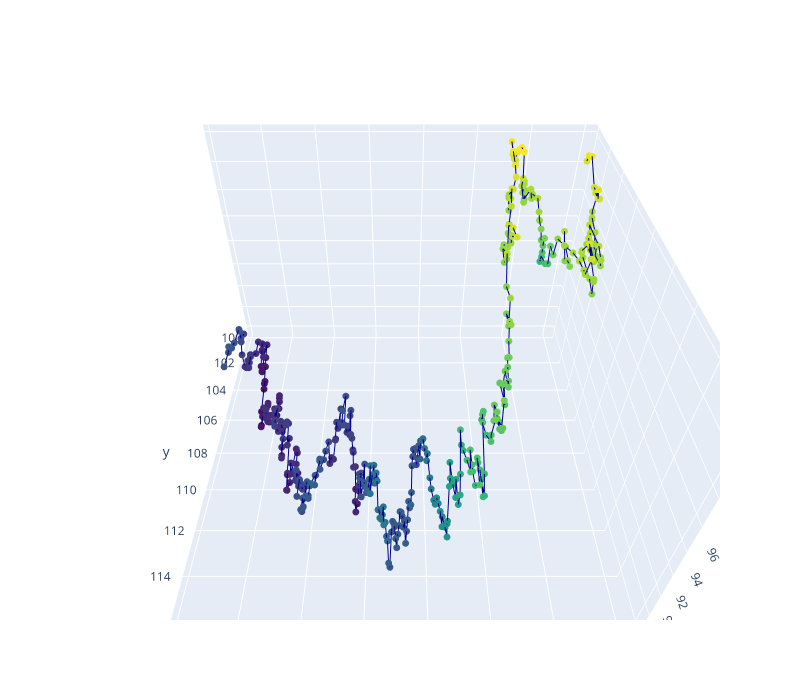

Notebook source saved alongside this figure:
### Code cell
rs = np.random.RandomState()
rs.seed(0)

def brownian_motion(T = 1, N = 100, mu = 0.1, sigma = 0.01, S0 = 20):
    dt = float(T)/N
    t = np.linspace(0, T, N)
    W = rs.standard_normal(size = N)
    W = np.cumsum(W)*np.sqrt(dt) # standard brownian motion
    X = (mu-0.5*sigma**2)*t + sigma*W
    S = S0*np.exp(X) # geometric brownian motion
    return S

dates = pd.date_range('2012-01-01', '2013-02-22')
T = (dates.max()-dates.min()).days / 365
N = dates.size
start_price = 100
y = brownian_motion(T, N, sigma=0.1, S0=start_price)
z = brownian_motion(T, N, sigma=0.1, S0=start_price)

fig = go.Figure(data=go.Scatter3d(
    x=dates, y=y, z=z,
    marker=dict(
        size=4,
        color=z,
        colorscale='Viridis',
    ),
    line=dict(
        color='darkblue',
        width=2
    )
))

fig.update_layout(
    width=800,
    height=700,
    autosize=False,
    scene=dict(
        camera=dict(
            up=dict(
                x=0,
                y=0,
                z=1
            ),
            eye=dict(
                x=0,
                y=1.0707,
                z=1,
            )
        ),
        aspectratio = dict( x=1, y=1, z=0.7 ),
        aspectmode = 'manual'
    ),
)

fig.show()

### Figure 1 — Plotly figure (JSON) as saved in the notebook; plotly's stock layout.template omitted (floating-point values rounded to 4 significant figures; data arrays with more than 128 entries replaced by an {"elided": "..."} marker saying what was removed)
{"data": [{"line": {"color": "darkblue", "width": 2}, "marker": {"color": {"elided": "419 float values"}, "colorscale": [[0, "#440154"], [0.1111, "#482878"], [0.2222, "#3e4989"], [0.3333, "#31688e"], [0.4444, "#26828e"], [0.5556, "#1f9e89"], [0.6667, "#35b779"], [0.7778, "#6ece58"], [0.8889, "#b5de2b"], [1, "#fde725"]], "size": 4}, "type": "scatter3d", "x": {"elided": "419 str values"}, "y": {"elided": "419 float values"}, "z": {"elided": "419 float values"}}], "layout": {"autosize": false, "height": 700, "scene": {"aspectmode": "manual", "aspectratio": {"x": 1, "y": 1, "z": 0.7}, "camera": {"eye": {"x": 0, "y": 1.071, "z": 1}, "up": {"x": 0, "y": 0, "z": 1}}}, "width": 800}}
